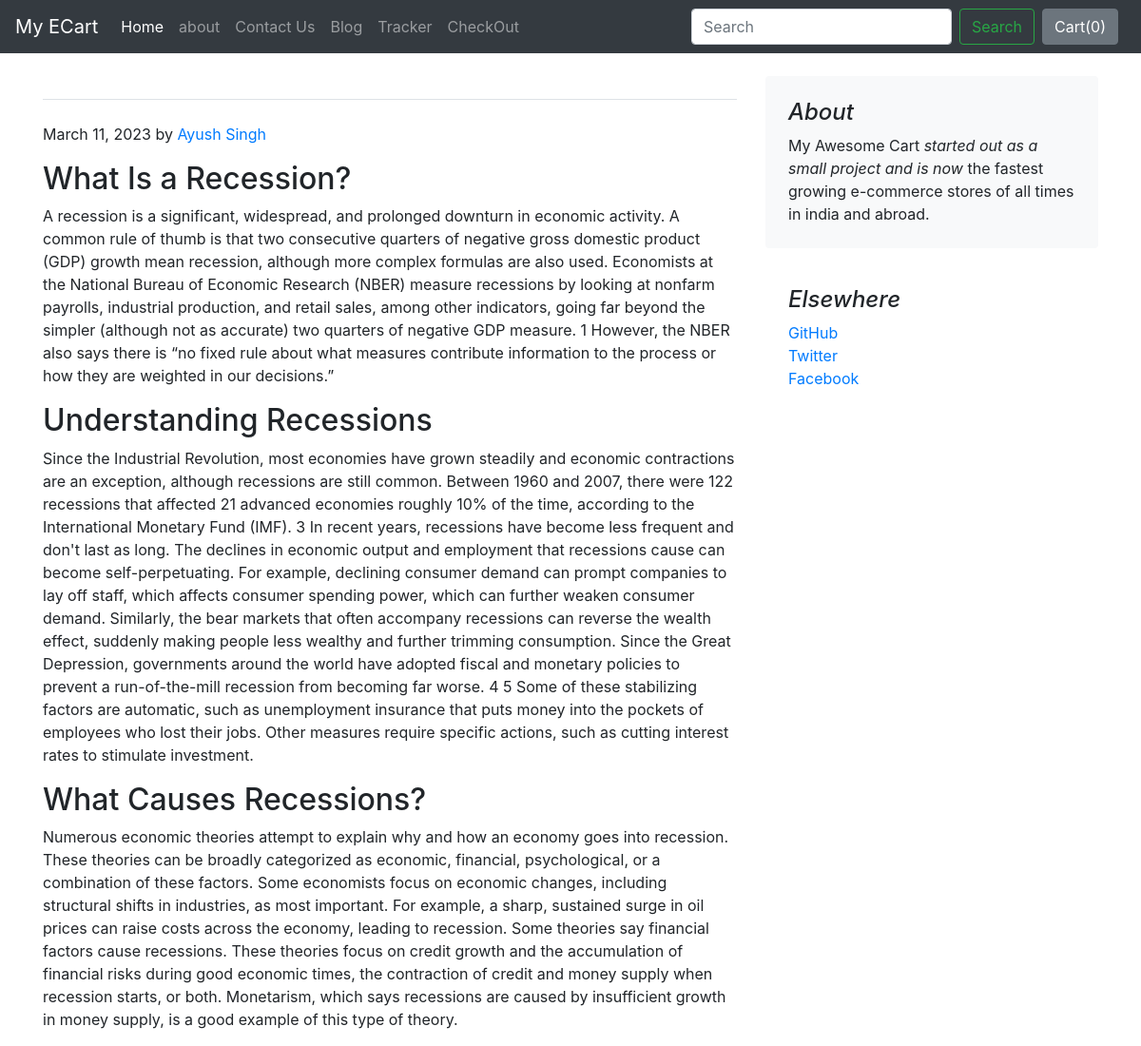
The app's page /blog/blogpost/4 with its own data.
### blog/models.py (models this page shows)
class Blogpost(models.Model):
    post_id = models.AutoField(primary_key= True)
    title = models.CharField(max_length=50)
    head0 = models.CharField(max_length=500, default="")
    chead0 = models.CharField(max_length=5000, default="")
    head1 = models.CharField(max_length=500, default="")
    chead1 = models.CharField(max_length=5000, default="")
    head2 = models.CharField(max_length=500, default="")
    chead2 = models.CharField(max_length=5000, default="")
    pub_date = models.DateField()
    thumbnail = models.ImageField(upload_to='shop/images', default="")
    def __str__(self):
        return self.title

### blog/views.py (the view)
# urls.py: path("blogpost/<int:id>", views.blogpost, name="blogHome")
def blogpost(request, id):
    post = Blogpost.objects.filter(post_id = id)[0]
    print(post)
    return render(request, 'blog/blogpost.html',{'post':post})

### blog/templates/blog/blogpost.html (shortened to what this page needs)
{% extends 'blog/basic.html' %}
{% block body %}
<div class="container">
    <div class="row mt-4">
        <div class="col-md-8 blog-main">
            <h3 class="pb-4 mb-4 font-italic border-bottom">
            </h3>
            <div class="blog-post">
                <p class="blog-post-meta">March 11, 2023 by <a href="https://www.linkedin.com/in/ayush-singh-8a7237201/">Ayush Singh</a></p>
                <h2>{{post.head0}}</h2>
                <p>{{post.chead0}}</p>
                <h2>{{post.head1}}</h2>
                <p>{{post.chead1}}</p>
                <h2>{{post.head2}}</h2>
                <p>{{post.chead2}}</p>
            </div>
        </div>
        <aside class="col-md-4 blog-sidebar">
            <div class="p-4 mb-3 bg-light rounded">
                <h4 class="font-italic">About</h4>
                <p class="mb-0">My Awesome Cart <em>started out as a small project and is now</em> the fastest growing e-commerce stores of all times in india and abroad.</p>
            </div>
            <div class="p-4">
                <h4 class="font-italic">Elsewhere</h4>
                <ol class="list-unstyled">
                    <li><a href="#">GitHub</a></li>
                    <li><a href="#">Twitter</a></li>
                    <li><a href="#">Facebook</a></li>
                </ol>
            </div>
        </aside>
    </div>
</div>
{% endblock %}

### records on screen
Blogpost: head0 "What Is a Recession?", chead0 "A recession is a significant, widespread, and prolonged downturn in economic activity. A common rule of thumb is that two consecutive quarters of negative gross domestic product (GDP) growth mean recession, although more complex formulas are also used. Economists at the National Bureau of Economic Research (NBER) measure recessions by looking at nonfarm payrolls, industrial production, and retail sales, among other indicators, going far beyond the simpler (although not as accurate) two quarters of negative GDP measure. 1 However, the NBER also says there is “no fixed rule about what measures contribute information to the process or how they are weighted in our decisions.”", head1 "Understanding Recessions", chead1 "Since the Industrial Revolution, most economies have grown steadily and economic contractions are an exception, although recessions are still common. Between 1960 and 2007, there were 122 recessions that affected 21 advanced economies roughly 10% of the time, according to the International Monetary Fund (IMF). 3 In recent years, recessions have become less frequent and don't last as long. The declines in economic output and employment that recessions cause can become self-perpetuating. For example, declining consumer demand can prompt companies to lay off staff, which affects consumer spending power, which can further weaken consumer demand. Similarly, the bear markets that often accompany…", head2 "What Causes Recessions?", chead2 "Numerous economic theories attempt to explain why and how an economy goes into recession. These theories can be broadly categorized as economic, financial, psychological, or a combination of these factors. Some economists focus on economic changes, including structural shifts in industries, as most important. For example, a sharp, sustained surge in oil prices can raise costs across the economy, leading to recession. Some theories say financial factors cause recessions. These theories focus on credit growth and the accumulation of financial risks during good economic times, the contraction of credit and money supply when recession starts, or both. Monetarism, which says recessions are…"
